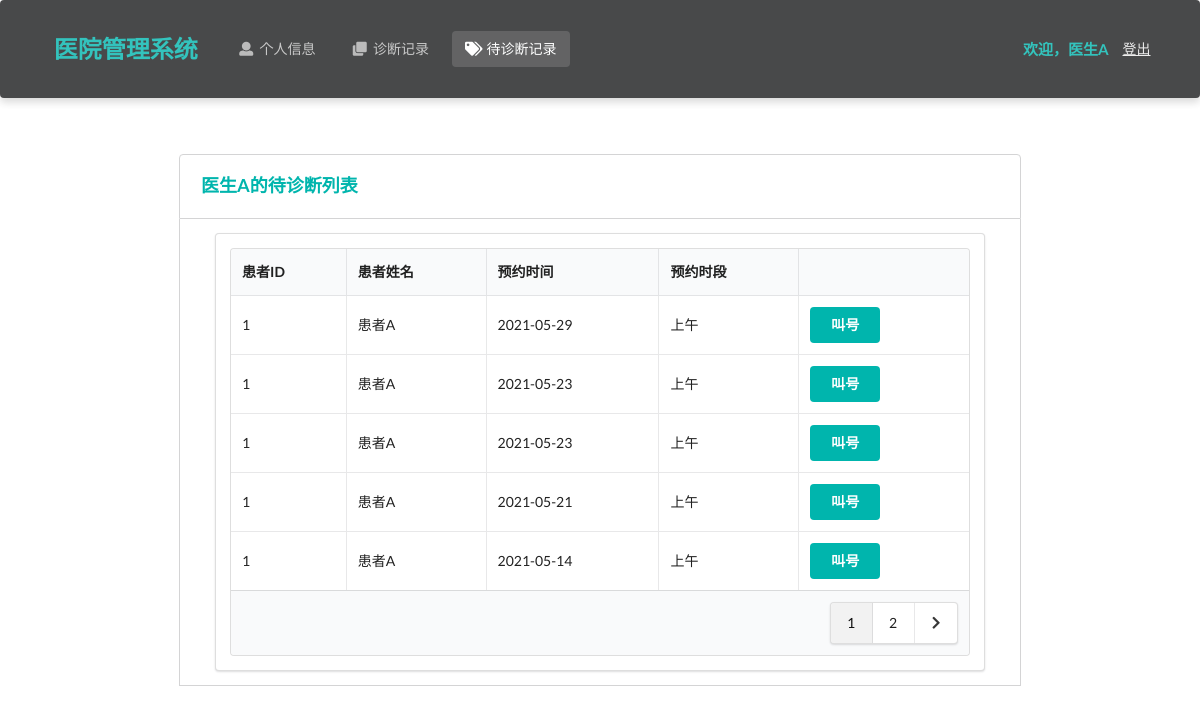
The page /doctor/pendingDiagnosis/ (signed in) on the database its author committed.
### Hospital/models.py (models this page shows, shortened)
class Doctor(models.Model):
    department_choices = (
        ('Department of Internal Medicine', '内科'),
        ('Department of Surgery', '外科'),
        ('Department of Pediatrics', '儿科'),
        ('Department of Obstetrics and Gynecology', '妇产科'),
        ('Department of Traditional Chinese Medicine', '中医科'),
        ('Department of Dermatology', '皮肤科'),
        ('Department of Oral Medicine', '口腔科')
    )
    title_choices = (
        ('director physician', '主任医师'),
        ('assistant director physician', '副主任医师'),
        ('physician', '医师')
    )
    name = models.CharField(max_length=10)  # 姓名
    password = models.CharField(max_length=32)  # 密码
    gender = models.CharField(max_length=32, choices=gender_choices)  # 性别
    identity_card_no = models.CharField(max_length=32, unique=True)  # 身份证号
    department = models.CharField(max_length=64, choices=department_choices)  # 科室
    title = models.CharField(max_length=64, choices=title_choices)  # 职称
    description = models.TextField(max_length=500, default='暂无简介')  # 简介
    create_time = models.DateTimeField(auto_now_add=True)  # 注册时间

class Appointment(models.Model):
    time_choices = (
        ('Morning','上午'),
        ('Afternoon','下午')
    )
    patient = models.ForeignKey(Patient, on_delete=models.CASCADE) # 患者
    doctor = models.ForeignKey(Doctor, on_delete=models.CASCADE)  # 医生
    create_time = models.DateTimeField(auto_now_add=True)  # 创建时间
    appointment_date = models.DateTimeField()  # 预约日期
    appointment_time = models.CharField(max_length=10, choices=time_choices)  # 预约时间（上下午）
    isActive = models.BooleanField(default=True)  # 是否有效
    class Meta:
        ordering = ["-create_time"]

class Patient(models.Model):
    name = models.CharField(max_length=10)  # 姓名
    password = models.CharField(max_length=32)  # 密码
    gender = models.CharField(max_length=32, choices=gender_choices)  # 性别
    identity_card_no = models.CharField(max_length=32, unique=True)  # 身份证号
    medical_insurance = models.BooleanField()  # 是否有医保
    telephone_no = models.CharField(max_length=32)  # 电话号码
    birth_date = models.DateField()  # 出生日期
    create_time = models.DateTimeField(auto_now_add=True)  # 注册时间

### Hospital/doctorViews.py (the view)
# urls.py: path('doctor/pendingDiagnosis/', doctorViews.pendingDiagnosis),
def pendingDiagnosis(request):
    if request.method == 'POST':
        request.session['appointment_id'] = request.POST.get('appointment')
        return redirect('/doctor/pendingDiagnosis/call')
    identity_card_no = request.session['identity_card_no']
    doctor = models.Doctor.objects.get(identity_card_no=identity_card_no)
    appointment_records = models.Appointment.objects.filter(doctor=doctor, isActive=True)
    appointment_records = appointment_records.order_by('-appointment_date', '-appointment_time','-create_time')  # 排序
    num_per_page = 5
    paginator = Paginator(appointment_records, num_per_page)
    page = request.GET.get('page', 1)
    try:
        page_obj = paginator.page(page)
    except PageNotAnInteger:
        page_obj = paginator.page(1)
    except EmptyPage:
        page_obj = paginator.page(paginator.num_pages)
    is_paginated = True if paginator.num_pages > 1 else False
    page_range = paginator.get_elided_page_range(page, on_each_side=3, on_ends=2)
    return render(request, 'doctor/pending.html', locals())

### Hospital/templates/doctor/pending.html (shortened to what this page needs)
<!DOCTYPE html>
<html lang="ch">
<head>
    <link rel="stylesheet" href="https://cdn.jsdelivr.net/semantic-ui/2.2.4/semantic.min.css">
    <link rel="stylesheet" href="../../static/Hospital/css/me.css">
</head>
<body>
     <nav class="ui inverted  segment m-padded-tb-large m-shadow-small m-opacity-mini">
        <div class="ui container">
            <div class="ui inverted secondary stackable menu">
                <h2 class="ui teal header item">医院管理系统</h2>
                <a href="/doctor/info/" class="m-item item"><i class="user icon"></i>个人信息</a>
                <a href="/doctor/diagnosis/" class="m-item item"><i class="clone icon"></i>诊断记录</a>
                <a href="/doctor/pendingDiagnosis" class="active m-item item"><i class="tags icon"></i>待诊断记录</a>
                <div class="right m-item item">
                    <h4 class="ui teal header item">欢迎，{{ doctor.name }}</h4>
                    <a href="/doctor/logout/" class="text-success "><ins>登出</ins></a>
                </div>
            </div>
        </div>
    </nav>
    <div class="m-container-small m-padded-tb-big">
        <div class="container">
            <div class="ui top attached rounded padded segment">
                <div class="ui middle aligned two column grid">
                    <div class="column">
                        <h3 class="ui teal header">{{ doctor.name }}的待诊断列表</h3>
                    </div>
                </div>
            </div>
            <div class="ui attached segment">
                <div class="ui segment m-width-middle">
                    <table class="ui celled table">
                        <thead>
                            <tr>
                                <th>患者ID</th>
                                <th>患者姓名</th>
                                <th>预约时间</th>
                                <th>预约时段</th>
                                <th></th>
                            </tr>
                        </thead>
                        <tbody>
                            {% for rec in page_obj%}
                            <tr>
                                <td>{{ rec.patient.identity_card_no }}</td>
                                <td>{{ rec.patient.name }}</td>
                                <td>{{ rec.appointment_date|date:"Y-m-d" }}</td>
                                <td>{{ rec.get_appointment_time_display }}</td>
                                <td>
                                    <form action="" method="post">
                                    <button type="submit" class="ui teal centered button">叫号</button>
                                    </form>
                                </td>
                            </tr>
                            {% endfor %}
                        </tbody>
                      <tfoot>
                        {% if is_paginated %}
                        <tr><th colspan="5">
                          <div class="ui right floated pagination menu">
                              {% for i in page_range %}
                                {% if page_obj.number == i %}
                                    <a class="item active">{{ i }}</a>
                                {% elif i == '…' %}
                                    <a class="item" href="?page=1">{{ i }}</a>
                                {% else %}
                                    <a class="item" href="?page={{ i }}">{{ i }}</a>
                                {% endif %}
                              {% endfor %}
                              {% if page_obj.has_next %}
                              <a class="icon item" href ="?page={{ page_obj.next_page_number }}">
                              <i class="right chevron icon"></i>
                              </a>
                              {% endif %}
                          </div>
                        </th>
                      </tr>
                      {% endif %}
                      </tfoot>
                    </table>
                </div>
            </div>
        </div>
            </div>
    <br>
    <br>
    <br>
</body>
</html>

### Hospital/static/Hospital/css/me.css (style rules this page uses)
.m-padded-tb-large { padding-top: 1.3em !important; padding-bottom: 1.3em !important; }
.m-padded-tb-big { padding-top: 3em !important; padding-bottom: 3em !important; }
.m-opacity-mini { opacity: 0.8!important; }
.m-container-small { max-width: 60em !important; margin: auto !important; }
.m-width-middle { max-width: 55em !important; margin: auto !important; }
.m-shadow-small { -webkit-box-shadow: 0 4px 8px rgba(0,0,0,0.2) !important; box-shadow: 0 4px 8px rgba(0,0,0,0.2) !important; }

### rows shown on the page
Doctor: name "医生A"
Appointment: patient.identity_card_no "1", patient.name "患者A", appointment_date "2021-05-29", appointment_time "上午"
Appointment: patient.identity_card_no "1", patient.name "患者A", appointment_date "2021-05-23", appointment_time "上午"
Appointment: patient.identity_card_no "1", patient.name "患者A", appointment_date "2021-05-23", appointment_time "上午"
Appointment: patient.identity_card_no "1", patient.name "患者A", appointment_date "2021-05-21", appointment_time "上午"
Appointment: patient.identity_card_no "1", patient.name "患者A", appointment_date "2021-05-14", appointment_time "上午"

### other values the page prints
{{ i }} "1"
{{ i }} "2"
